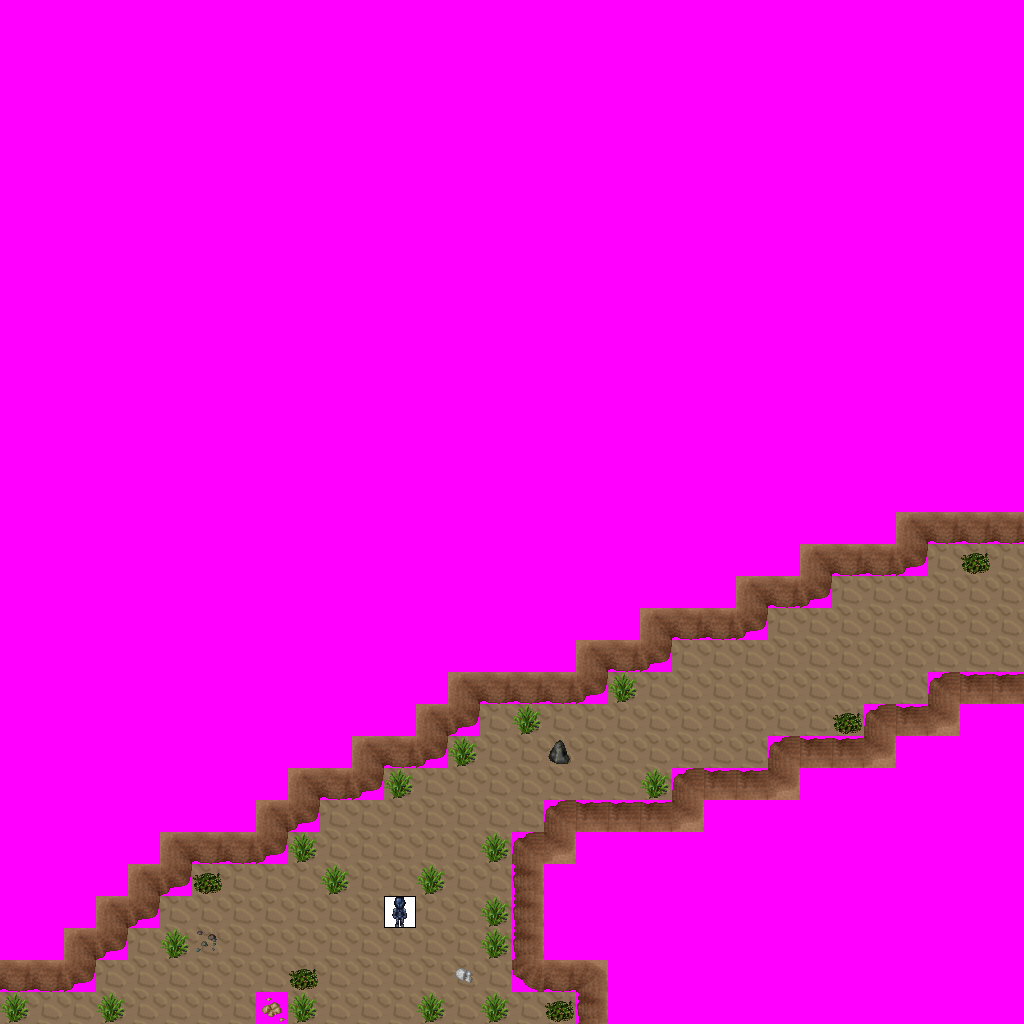

This game map was drawn from its Tiled (.tmx) file and the tilesets committed beside it. A one-line description and the trimmed map source follow:
An orthogonal 32x32 tile map with 32x32 px tiles, 7 tile layers (Ground, Objects, Above, Walkable, ...), 6 tilesets and 6 objects (3x newmap, from_west_0, from_north_0, from_north_1).

<map version="1.0" orientation="orthogonal" width="32" height="32" tilewidth="32" tileheight="32">
 <tileset firstgid="1" name="ground_brown" tilewidth="32" tileheight="32">
  <image source="../drawable/ground_brown.png" width="160" height="32" />
 </tileset>
 <tileset firstgid="6" name="logic_creature_chaos" tilewidth="32" tileheight="32">
  <image source="../drawable/logic_creature_chaos.png" width="224" height="32" />
 </tileset>
 <tileset firstgid="13" name="ground_rock_rocks_3" tilewidth="32" tileheight="32">
  <image source="../drawable/ground_rock_rocks_3.png" width="128" height="128" />
 </tileset>
 <tileset firstgid="29" name="plant_bush_various_small" tilewidth="32" tileheight="32">
  <image source="../drawable/plant_bush_various_small.png" width="96" height="96" />
 </tileset>
 <tileset firstgid="38" name="building_wall_int_sandstone" tilewidth="32" tileheight="32">
  <image source="../drawable/building_wall_int_sandstone.png" width="96" height="160" />
 </tileset>
 <tileset firstgid="53" name="walkable_sentinel" tilewidth="32" tileheight="32">
  <image source="../drawable/walkable_sentinel.png" width="32" height="32" />
 </tileset>
 <layer name="Ground" width="32" height="32">
  <data>[1024 cells, 1024 non-empty, 2 distinct tile ids]</data>
 </layer>
 <layer name="Objects" width="32" height="32">
  <data>[1024 cells, 0 non-empty, 0 distinct tile ids]</data>
 </layer>
 <layer name="Above" width="32" height="32">
  <data>[1024 cells, 0 non-empty, 0 distinct tile ids]</data>
 </layer>
 <layer name="Walkable" width="32" height="32">
  <data>[1024 cells, 878 non-empty, 1 distinct tile ids]</data>
 </layer>
 <layer name="Objects_stendhal" width="32" height="32">
  <data>[1024 cells, 100 non-empty, 15 distinct tile ids]</data>
 </layer>
 <layer name="Above_stendhal" width="32" height="32">
  <data>[1024 cells, 0 non-empty, 0 distinct tile ids]</data>
 </layer>
 <layer name="Objects_stendhal2" width="32" height="32">
  <data>[1024 cells, 1 non-empty, 1 distinct tile ids]</data>
 </layer>
 <objectgroup name="Mapevents" width="32" height="32">
  <object name="exit_east_0" type="newmap" x="992" y="544" width="32" height="96">
   <properties>
    <property name="map" value="level_1_semos_mine_n2_e2_x3_y0" />
    <property name="place" value="from_east_0" />
   </properties>
  </object>
  <object name="exit_south_0" type="newmap" x="0" y="992" width="256" height="32">
   <properties>
    <property name="map" value="level_1_semos_mine_n2_e2_x2_y1" />
    <property name="place" value="from_south_0" />
   </properties>
  </object>
  <object name="exit_south_1" type="newmap" x="384" y="992" width="192" height="32">
   <properties>
    <property name="map" value="level_1_semos_mine_n2_e2_x2_y1" />
    <property name="place" value="from_south_1" />
   </properties>
  </object>
 </objectgroup>
 <objectgroup name="Spawn" width="32" height="32">
  <object name="from_west_0" x="992" y="576" width="32" height="32" />
  <object name="from_north_0" x="128" y="992" width="32" height="32" />
  <object name="from_north_1" x="480" y="992" width="32" height="32" />
 </objectgroup>
 <objectgroup name="Keys" width="32" height="32" />
 <objectgroup name="Replace" width="32" height="32" />
</map>
